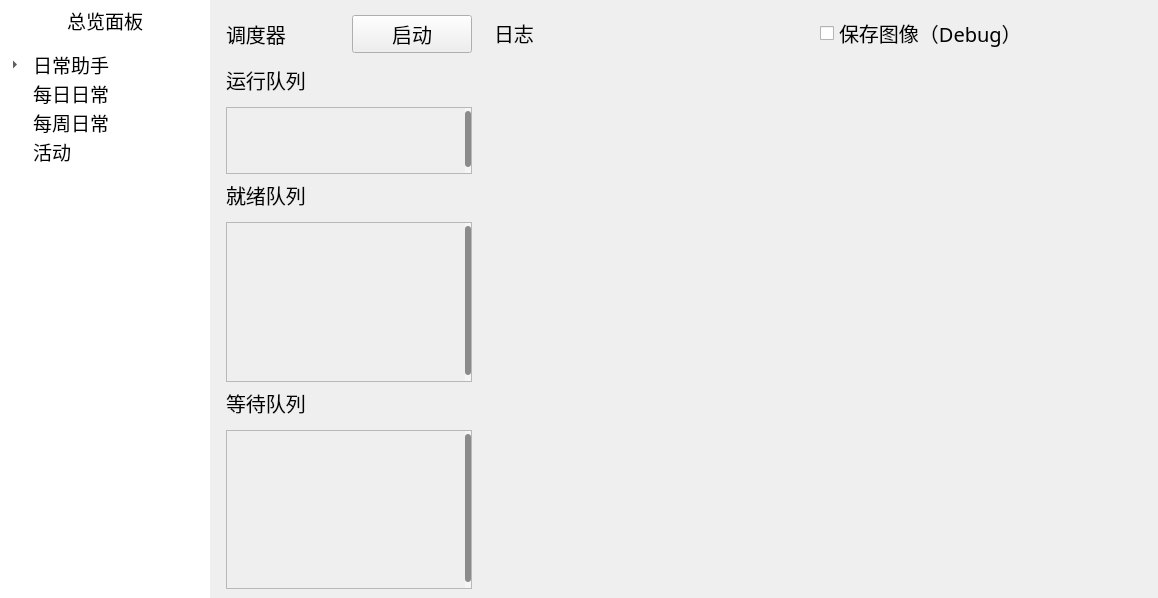
<?xml version="1.0" encoding="UTF-8"?>
<ui version="4.0">
 <class>DailyQuestsHelper</class>
 <widget class="QMainWindow" name="DailyQuestsHelper">
  <property name="geometry">
   <rect>
    <x>0</x>
    <y>0</y>
    <width>1158</width>
    <height>598</height>
   </rect>
  </property>
  <property name="font">
   <font>
    <family>仓耳今楷02-6763 W05</family>
   </font>
  </property>
  <property name="windowTitle">
   <string>日常助手</string>
  </property>
  <widget class="QWidget" name="centralwidget">
   <property name="font">
    <font>
     <family>仓耳今楷02-6763</family>
     <pointsize>15</pointsize>
    </font>
   </property>
   <layout class="QHBoxLayout" name="horizontalLayout" stretch="0,0">
    <property name="spacing">
     <number>0</number>
    </property>
    <property name="leftMargin">
     <number>0</number>
    </property>
    <property name="topMargin">
     <number>0</number>
    </property>
    <property name="rightMargin">
     <number>0</number>
    </property>
    <property name="bottomMargin">
     <number>0</number>
    </property>
    <item>
     <widget class="QWidget" name="widget_10" native="true">
      <property name="sizePolicy">
       <sizepolicy hsizetype="Fixed" vsizetype="Preferred">
        <horstretch>0</horstretch>
        <verstretch>0</verstretch>
       </sizepolicy>
      </property>
      <property name="minimumSize">
       <size>
        <width>210</width>
        <height>0</height>
       </size>
      </property>
      <property name="maximumSize">
       <size>
        <width>210</width>
        <height>16777215</height>
       </size>
      </property>
      <property name="palette">
       <palette>
        <active>
         <colorrole role="Button">
          <brush brushstyle="SolidPattern">
           <color alpha="255">
            <red>255</red>
            <green>255</green>
            <blue>255</blue>
           </color>
          </brush>
         </colorrole>
         <colorrole role="Base">
          <brush brushstyle="SolidPattern">
           <color alpha="255">
            <red>255</red>
            <green>255</green>
            <blue>255</blue>
           </color>
          </brush>
         </colorrole>
         <colorrole role="Window">
          <brush brushstyle="SolidPattern">
           <color alpha="255">
            <red>255</red>
            <green>255</green>
            <blue>255</blue>
           </color>
          </brush>
         </colorrole>
        </active>
        <inactive>
         <colorrole role="Button">
          <brush brushstyle="SolidPattern">
           <color alpha="255">
            <red>255</red>
            <green>255</green>
            <blue>255</blue>
           </color>
          </brush>
         </colorrole>
         <colorrole role="Base">
          <brush brushstyle="SolidPattern">
           <color alpha="255">
            <red>255</red>
            <green>255</green>
            <blue>255</blue>
           </color>
          </brush>
         </colorrole>
         <colorrole role="Window">
          <brush brushstyle="SolidPattern">
           <color alpha="255">
            <red>255</red>
            <green>255</green>
            <blue>255</blue>
           </color>
          </brush>
         </colorrole>
        </inactive>
        <disabled>
         <colorrole role="Button">
          <brush brushstyle="SolidPattern">
           <color alpha="255">
            <red>255</red>
            <green>255</green>
            <blue>255</blue>
           </color>
          </brush>
         </colorrole>
         <colorrole role="Base">
          <brush brushstyle="SolidPattern">
           <color alpha="255">
            <red>255</red>
            <green>255</green>
            <blue>255</blue>
           </color>
          </brush>
         </colorrole>
         <colorrole role="Window">
          <brush brushstyle="SolidPattern">
           <color alpha="255">
            <red>255</red>
            <green>255</green>
            <blue>255</blue>
           </color>
          </brush>
         </colorrole>
        </disabled>
       </palette>
      </property>
      <property name="font">
       <font>
        <family>仓耳今楷02-6763</family>
        <pointsize>15</pointsize>
       </font>
      </property>
      <property name="styleSheet">
       <string notr="true">background-color: white;</string>
      </property>
      <layout class="QVBoxLayout" name="verticalLayout_5">
       <property name="spacing">
        <number>10</number>
       </property>
       <property name="sizeConstraint">
        <enum>QLayout::SetDefaultConstraint</enum>
       </property>
       <property name="leftMargin">
        <number>0</number>
       </property>
       <property name="topMargin">
        <number>0</number>
       </property>
       <property name="rightMargin">
        <number>0</number>
       </property>
       <property name="bottomMargin">
        <number>0</number>
       </property>
       <item>
        <widget class="QPushButton" name="overview_panel_button">
         <property name="sizePolicy">
          <sizepolicy hsizetype="Expanding" vsizetype="Fixed">
           <horstretch>0</horstretch>
           <verstretch>0</verstretch>
          </sizepolicy>
         </property>
         <property name="minimumSize">
          <size>
           <width>0</width>
           <height>40</height>
          </size>
         </property>
         <property name="font">
          <font>
           <family>仓耳今楷02-6763 W05</family>
           <pointsize>14</pointsize>
           <weight>50</weight>
           <italic>false</italic>
           <bold>false</bold>
          </font>
         </property>
         <property name="layoutDirection">
          <enum>Qt::LeftToRight</enum>
         </property>
         <property name="styleSheet">
          <string notr="true">border: 2px solid #333;  /* 2px宽的深灰色实线边框 */
background-color: rgb(255, 255, 255);
font: 14pt &quot;仓耳今楷02-6763 W05&quot;;
hover {
  color: #FF0000;
}</string>
         </property>
         <property name="text">
          <string>总览面板</string>
         </property>
         <property name="autoExclusive">
          <bool>false</bool>
         </property>
         <property name="autoDefault">
          <bool>false</bool>
         </property>
         <property name="default">
          <bool>false</bool>
         </property>
         <property name="flat">
          <bool>true</bool>
         </property>
        </widget>
       </item>
       <item>
        <widget class="QTreeWidget" name="treeWidget">
         <property name="maximumSize">
          <size>
           <width>16777215</width>
           <height>16777215</height>
          </size>
         </property>
         <property name="font">
          <font>
           <family>仓耳今楷02-6763 W05</family>
           <pointsize>14</pointsize>
          </font>
         </property>
         <property name="frameShape">
          <enum>QFrame::NoFrame</enum>
         </property>
         <property name="autoScrollMargin">
          <number>16</number>
         </property>
         <property name="indentation">
          <number>30</number>
         </property>
         <property name="rootIsDecorated">
          <bool>true</bool>
         </property>
         <property name="uniformRowHeights">
          <bool>false</bool>
         </property>
         <property name="sortingEnabled">
          <bool>false</bool>
         </property>
         <property name="animated">
          <bool>true</bool>
         </property>
         <property name="headerHidden">
          <bool>true</bool>
         </property>
         <attribute name="headerVisible">
          <bool>false</bool>
         </attribute>
         <column>
          <property name="text">
           <string>配置</string>
          </property>
         </column>
         <item>
          <property name="text">
           <string>日常助手</string>
          </property>
          <item>
           <property name="text">
            <string>日常助手设置</string>
           </property>
          </item>
          <item>
           <property name="text">
            <string>通用设置</string>
           </property>
          </item>
         </item>
         <item>
          <property name="text">
           <string>每日日常</string>
          </property>
         </item>
         <item>
          <property name="text">
           <string>每周日常</string>
          </property>
         </item>
         <item>
          <property name="text">
           <string>活动</string>
          </property>
         </item>
        </widget>
       </item>
      </layout>
      <zorder>treeWidget</zorder>
      <zorder>overview_panel_button</zorder>
     </widget>
    </item>
    <item>
     <widget class="QWidget" name="widget" native="true">
      <property name="palette">
       <palette>
        <active>
         <colorrole role="Base">
          <brush brushstyle="SolidPattern">
           <color alpha="255">
            <red>255</red>
            <green>255</green>
            <blue>255</blue>
           </color>
          </brush>
         </colorrole>
         <colorrole role="Window">
          <brush brushstyle="SolidPattern">
           <color alpha="255">
            <red>229</red>
            <green>229</green>
            <blue>229</blue>
           </color>
          </brush>
         </colorrole>
        </active>
        <inactive>
         <colorrole role="Base">
          <brush brushstyle="SolidPattern">
           <color alpha="255">
            <red>255</red>
            <green>255</green>
            <blue>255</blue>
           </color>
          </brush>
         </colorrole>
         <colorrole role="Window">
          <brush brushstyle="SolidPattern">
           <color alpha="255">
            <red>229</red>
            <green>229</green>
            <blue>229</blue>
           </color>
          </brush>
         </colorrole>
        </inactive>
        <disabled>
         <colorrole role="Base">
          <brush brushstyle="SolidPattern">
           <color alpha="255">
            <red>229</red>
            <green>229</green>
            <blue>229</blue>
           </color>
          </brush>
         </colorrole>
         <colorrole role="Window">
          <brush brushstyle="SolidPattern">
           <color alpha="255">
            <red>229</red>
            <green>229</green>
            <blue>229</blue>
           </color>
          </brush>
         </colorrole>
        </disabled>
       </palette>
      </property>
      <layout class="QVBoxLayout" name="verticalLayout_2">
       <property name="spacing">
        <number>0</number>
       </property>
       <property name="leftMargin">
        <number>0</number>
       </property>
       <property name="topMargin">
        <number>0</number>
       </property>
       <property name="rightMargin">
        <number>0</number>
       </property>
       <property name="bottomMargin">
        <number>0</number>
       </property>
       <item>
        <widget class="QStackedWidget" name="stackedWidget">
         <widget class="QWidget" name="overview_panel_widget">
          <layout class="QHBoxLayout" name="horizontalLayout_2" stretch="0,1">
           <item>
            <widget class="QWidget" name="widget_2" native="true">
             <property name="minimumSize">
              <size>
               <width>260</width>
               <height>0</height>
              </size>
             </property>
             <property name="maximumSize">
              <size>
               <width>260</width>
               <height>16777215</height>
              </size>
             </property>
             <layout class="QVBoxLayout" name="verticalLayout_3" stretch="1,0,4,4">
              <property name="leftMargin">
               <number>7</number>
              </property>
              <property name="topMargin">
               <number>0</number>
              </property>
              <property name="rightMargin">
               <number>7</number>
              </property>
              <property name="bottomMargin">
               <number>0</number>
              </property>
              <item>
               <widget class="QWidget" name="widget_4" native="true">
                <property name="palette">
                 <palette>
                  <active>
                   <colorrole role="Base">
                    <brush brushstyle="SolidPattern">
                     <color alpha="255">
                      <red>241</red>
                      <green>241</green>
                      <blue>241</blue>
                     </color>
                    </brush>
                   </colorrole>
                   <colorrole role="Window">
                    <brush brushstyle="SolidPattern">
                     <color alpha="255">
                      <red>244</red>
                      <green>244</green>
                      <blue>244</blue>
                     </color>
                    </brush>
                   </colorrole>
                  </active>
                  <inactive>
                   <colorrole role="Base">
                    <brush brushstyle="SolidPattern">
                     <color alpha="255">
                      <red>241</red>
                      <green>241</green>
                      <blue>241</blue>
                     </color>
                    </brush>
                   </colorrole>
                   <colorrole role="Window">
                    <brush brushstyle="SolidPattern">
                     <color alpha="255">
                      <red>244</red>
                      <green>244</green>
                      <blue>244</blue>
                     </color>
                    </brush>
                   </colorrole>
                  </inactive>
                  <disabled>
                   <colorrole role="Base">
                    <brush brushstyle="SolidPattern">
                     <color alpha="255">
                      <red>244</red>
                      <green>244</green>
                      <blue>244</blue>
                     </color>
                    </brush>
                   </colorrole>
                   <colorrole role="Window">
                    <brush brushstyle="SolidPattern">
                     <color alpha="255">
                      <red>244</red>
                      <green>244</green>
                      <blue>244</blue>
                     </color>
                    </brush>
                   </colorrole>
                  </disabled>
                 </palette>
                </property>
                <layout class="QHBoxLayout" name="horizontalLayout_3">
                 <property name="leftMargin">
                  <number>0</number>
                 </property>
                 <property name="topMargin">
                  <number>0</number>
                 </property>
                 <property name="rightMargin">
                  <number>0</number>
                 </property>
                 <property name="bottomMargin">
                  <number>0</number>
                 </property>
                 <item>
                  <widget class="QLabel" name="label">
                   <property name="text">
                    <string>调度器</string>
                   </property>
                  </widget>
                 </item>
                 <item>
                  <widget class="QPushButton" name="start_schedule_button">
                   <property name="text">
                    <string>启动</string>
                   </property>
                  </widget>
                 </item>
                </layout>
               </widget>
              </item>
              <item>
               <widget class="QWidget" name="widget_5" native="true">
                <layout class="QVBoxLayout" name="verticalLayout">
                 <property name="leftMargin">
                  <number>0</number>
                 </property>
                 <property name="topMargin">
                  <number>0</number>
                 </property>
                 <property name="rightMargin">
                  <number>0</number>
                 </property>
                 <property name="bottomMargin">
                  <number>0</number>
                 </property>
                 <item>
                  <widget class="QLabel" name="label_2">
                   <property name="text">
                    <string>运行队列</string>
                   </property>
                  </widget>
                 </item>
                 <item>
                  <widget class="Line" name="line">
                   <property name="palette">
                    <palette>
                     <active>
                      <colorrole role="WindowText">
                       <brush brushstyle="SolidPattern">
                        <color alpha="255">
                         <red>179</red>
                         <green>179</green>
                         <blue>179</blue>
                        </color>
                       </brush>
                      </colorrole>
                     </active>
                     <inactive>
                      <colorrole role="WindowText">
                       <brush brushstyle="SolidPattern">
                        <color alpha="255">
                         <red>179</red>
                         <green>179</green>
                         <blue>179</blue>
                        </color>
                       </brush>
                      </colorrole>
                     </inactive>
                     <disabled>
                      <colorrole role="WindowText">
                       <brush brushstyle="SolidPattern">
                        <color alpha="255">
                         <red>120</red>
                         <green>120</green>
                         <blue>120</blue>
                        </color>
                       </brush>
                      </colorrole>
                     </disabled>
                    </palette>
                   </property>
                   <property name="lineWidth">
                    <number>2</number>
                   </property>
                   <property name="orientation">
                    <enum>Qt::Vertical</enum>
                   </property>
                  </widget>
                 </item>
                 <item>
                  <widget class="QScrollArea" name="scrollArea">
                   <property name="styleSheet">
                    <string notr="true">        /* 垂直滚动条整体 */
        QScrollBar:vertical {
            background-color: #f5f5f5;
            width: 6px;
            margin: 0px;
            border-radius: 4px;
        }
        QScrollBar::handle:vertical {
            background-color: #8b8b8b;
            border-radius: 3px;
            margin: 3 0px 6 0px;
            min-height: 30px;
        }
        QScrollBar::handle:vertical:hover,
        QScrollBar::handle:vertical:pressed {
            background-color: #3c3f41;
            border-radius: 3px;
            margin: 0 0px 0 0px;
        }
        QScrollBar::sub-line:vertical {
            border: none;
            height: 0px;
        }
        QScrollBar::add-line:vertical {
            border: none;
            height: 0px;
        }</string>
                   </property>
                   <property name="verticalScrollBarPolicy">
                    <enum>Qt::ScrollBarAlwaysOn</enum>
                   </property>
                   <property name="horizontalScrollBarPolicy">
                    <enum>Qt::ScrollBarAlwaysOff</enum>
                   </property>
                   <property name="widgetResizable">
                    <bool>true</bool>
                   </property>
                   <widget class="QWidget" name="scroll_area_running_content">
                    <property name="geometry">
                     <rect>
                      <x>0</x>
                      <y>0</y>
                      <width>238</width>
                      <height>68</height>
                     </rect>
                    </property>
                   </widget>
                  </widget>
                 </item>
                </layout>
               </widget>
              </item>
              <item>
               <widget class="QWidget" name="widget_6" native="true">
                <property name="sizePolicy">
                 <sizepolicy hsizetype="Preferred" vsizetype="Preferred">
                  <horstretch>0</horstretch>
                  <verstretch>0</verstretch>
                 </sizepolicy>
                </property>
                <layout class="QVBoxLayout" name="verticalLayout_6">
                 <property name="leftMargin">
                  <number>0</number>
                 </property>
                 <property name="topMargin">
                  <number>0</number>
                 </property>
                 <property name="rightMargin">
                  <number>0</number>
                 </property>
                 <property name="bottomMargin">
                  <number>0</number>
                 </property>
                 <item>
                  <widget class="QLabel" name="label_3">
                   <property name="text">
                    <string>就绪队列</string>
                   </property>
                  </widget>
                 </item>
                 <item>
                  <widget class="Line" name="line_2">
                   <property name="palette">
                    <palette>
                     <active>
                      <colorrole role="WindowText">
                       <brush brushstyle="SolidPattern">
                        <color alpha="255">
                         <red>179</red>
                         <green>179</green>
                         <blue>179</blue>
                        </color>
                       </brush>
                      </colorrole>
                     </active>
                     <inactive>
                      <colorrole role="WindowText">
                       <brush brushstyle="SolidPattern">
                        <color alpha="255">
                         <red>179</red>
                         <green>179</green>
                         <blue>179</blue>
                        </color>
                       </brush>
                      </colorrole>
                     </inactive>
                     <disabled>
                      <colorrole role="WindowText">
                       <brush brushstyle="SolidPattern">
                        <color alpha="255">
                         <red>120</red>
                         <green>120</green>
                         <blue>120</blue>
                        </color>
                       </brush>
                      </colorrole>
                     </disabled>
                    </palette>
                   </property>
                   <property name="lineWidth">
                    <number>2</number>
                   </property>
                   <property name="orientation">
                    <enum>Qt::Vertical</enum>
                   </property>
                  </widget>
                 </item>
                 <item>
                  <widget class="QScrollArea" name="scrollArea_2">
                   <property name="styleSheet">
                    <string notr="true">        /* 垂直滚动条整体 */
        QScrollBar:vertical {
            background-color: #f5f5f5;
            width: 6px;
            margin: 0px;
            border-radius: 4px;
        }
        QScrollBar::handle:vertical {
            background-color: #8b8b8b;
            border-radius: 3px;
            margin: 3 0px 6 0px;
            min-height: 30px;
        }
        QScrollBar::handle:vertical:hover,
        QScrollBar::handle:vertical:pressed {
            background-color: #3c3f41;
            border-radius: 3px;
            margin: 0 0px 0 0px;
        }
        QScrollBar::sub-line:vertical {
            border: none;
            height: 0px;
        }
        QScrollBar::add-line:vertical {
            border: none;
            height: 0px;
        }</string>
                   </property>
                   <property name="verticalScrollBarPolicy">
                    <enum>Qt::ScrollBarAlwaysOn</enum>
                   </property>
                   <property name="horizontalScrollBarPolicy">
                    <enum>Qt::ScrollBarAlwaysOff</enum>
                   </property>
                   <property name="widgetResizable">
                    <bool>true</bool>
                   </property>
                   <widget class="QWidget" name="scroll_area_ready_content">
                    <property name="geometry">
                     <rect>
                      <x>0</x>
                      <y>0</y>
                      <width>238</width>
                      <height>163</height>
                     </rect>
                    </property>
                   </widget>
                  </widget>
                 </item>
                </layout>
               </widget>
              </item>
              <item>
               <widget class="QWidget" name="widget_7" native="true">
                <layout class="QVBoxLayout" name="verticalLayout_7">
                 <property name="leftMargin">
                  <number>0</number>
                 </property>
                 <property name="topMargin">
                  <number>0</number>
                 </property>
                 <property name="rightMargin">
                  <number>0</number>
                 </property>
                 <property name="bottomMargin">
                  <number>0</number>
                 </property>
                 <item>
                  <widget class="QLabel" name="label_4">
                   <property name="text">
                    <string>等待队列</string>
                   </property>
                  </widget>
                 </item>
                 <item>
                  <widget class="Line" name="line_3">
                   <property name="palette">
                    <palette>
                     <active>
                      <colorrole role="WindowText">
                       <brush brushstyle="SolidPattern">
                        <color alpha="255">
                         <red>179</red>
                         <green>179</green>
                         <blue>179</blue>
                        </color>
                       </brush>
                      </colorrole>
                     </active>
                     <inactive>
                      <colorrole role="WindowText">
                       <brush brushstyle="SolidPattern">
                        <color alpha="255">
                         <red>179</red>
                         <green>179</green>
                         <blue>179</blue>
                        </color>
                       </brush>
                      </colorrole>
                     </inactive>
                     <disabled>
                      <colorrole role="WindowText">
                       <brush brushstyle="SolidPattern">
                        <color alpha="255">
                         <red>120</red>
                         <green>120</green>
                         <blue>120</blue>
                        </color>
                       </brush>
                      </colorrole>
                     </disabled>
                    </palette>
                   </property>
                   <property name="lineWidth">
                    <number>2</number>
                   </property>
                   <property name="orientation">
                    <enum>Qt::Vertical</enum>
                   </property>
                  </widget>
                 </item>
                 <item>
                  <widget class="QScrollArea" name="scrollArea_3">
                   <property name="styleSheet">
                    <string notr="true">        /* 垂直滚动条整体 */
        QScrollBar:vertical {
            background-color: #f5f5f5;
            width: 6px;
            margin: 0px;
            border-radius: 4px;
        }
        QScrollBar::handle:vertical {
            background-color: #8b8b8b;
            border-radius: 3px;
            margin: 3 0px 6 0px;
            min-height: 30px;
        }
        QScrollBar::handle:vertical:hover,
        QScrollBar::handle:vertical:pressed {
            background-color: #3c3f41;
            border-radius: 3px;
            margin: 0 0px 0 0px;
        }
        QScrollBar::sub-line:vertical {
            border: none;
            height: 0px;
        }
        QScrollBar::add-line:vertical {
            border: none;
            height: 0px;
        }</string>
                   </property>
                   <property name="verticalScrollBarPolicy">
                    <enum>Qt::ScrollBarAlwaysOn</enum>
                   </property>
                   <property name="horizontalScrollBarPolicy">
                    <enum>Qt::ScrollBarAlwaysOff</enum>
                   </property>
                   <property name="widgetResizable">
                    <bool>true</bool>
                   </property>
                   <widget class="QWidget" name="scroll_area_wait_content">
                    <property name="geometry">
                     <rect>
                      <x>0</x>
                      <y>0</y>
                      <width>238</width>
                      <height>163</height>
                     </rect>
                    </property>
                   </widget>
                  </widget>
                 </item>
                </layout>
               </widget>
              </item>
             </layout>
            </widget>
           </item>
           <item>
            <widget class="QWidget" name="widget_3" native="true">
             <layout class="QVBoxLayout" name="verticalLayout_4" stretch="1,11">
              <property name="spacing">
               <number>5</number>
              </property>
              <property name="leftMargin">
               <number>0</number>
              </property>
              <property name="topMargin">
               <number>0</number>
              </property>
              <property name="rightMargin">
               <number>0</number>
              </property>
              <property name="bottomMargin">
               <number>0</number>
              </property>
              <item>
               <widget class="QWidget" name="widget_8" native="true">
                <layout class="QHBoxLayout" name="horizontalLayout_4">
                 <property name="leftMargin">
                  <number>9</number>
                 </property>
                 <property name="topMargin">
                  <number>0</number>
                 </property>
                 <property name="rightMargin">
                  <number>9</number>
                 </property>
                 <property name="bottomMargin">
                  <number>0</number>
                 </property>
                 <item>
                  <widget class="QLabel" name="label_5">
                   <property name="text">
                    <string>日志</string>
                   </property>
                  </widget>
                 </item>
                 <item>
                  <widget class="QCheckBox" name="bool_save_img">
                   <property name="text">
                    <string>保存图像（Debug）</string>
                   </property>
                  </widget>
                 </item>
                </layout>
               </widget>
              </item>
              <item>
               <widget class="QWidget" name="logs_container" native="true">
                <property name="layoutDirection">
                 <enum>Qt::LeftToRight</enum>
                </property>
               </widget>
              </item>
             </layout>
            </widget>
           </item>
          </layout>
         </widget>
         <widget class="QWidget" name="DQH_settings_widget"/>
         <widget class="QWidget" name="general_settings_widget"/>
         <widget class="QWidget" name="daily_quests_widget"/>
         <widget class="QWidget" name="weekly_quests_widget"/>
         <widget class="QWidget" name="activities_widget"/>
        </widget>
       </item>
      </layout>
     </widget>
    </item>
   </layout>
  </widget>
 </widget>
 <resources/>
 <connections/>
</ui>
